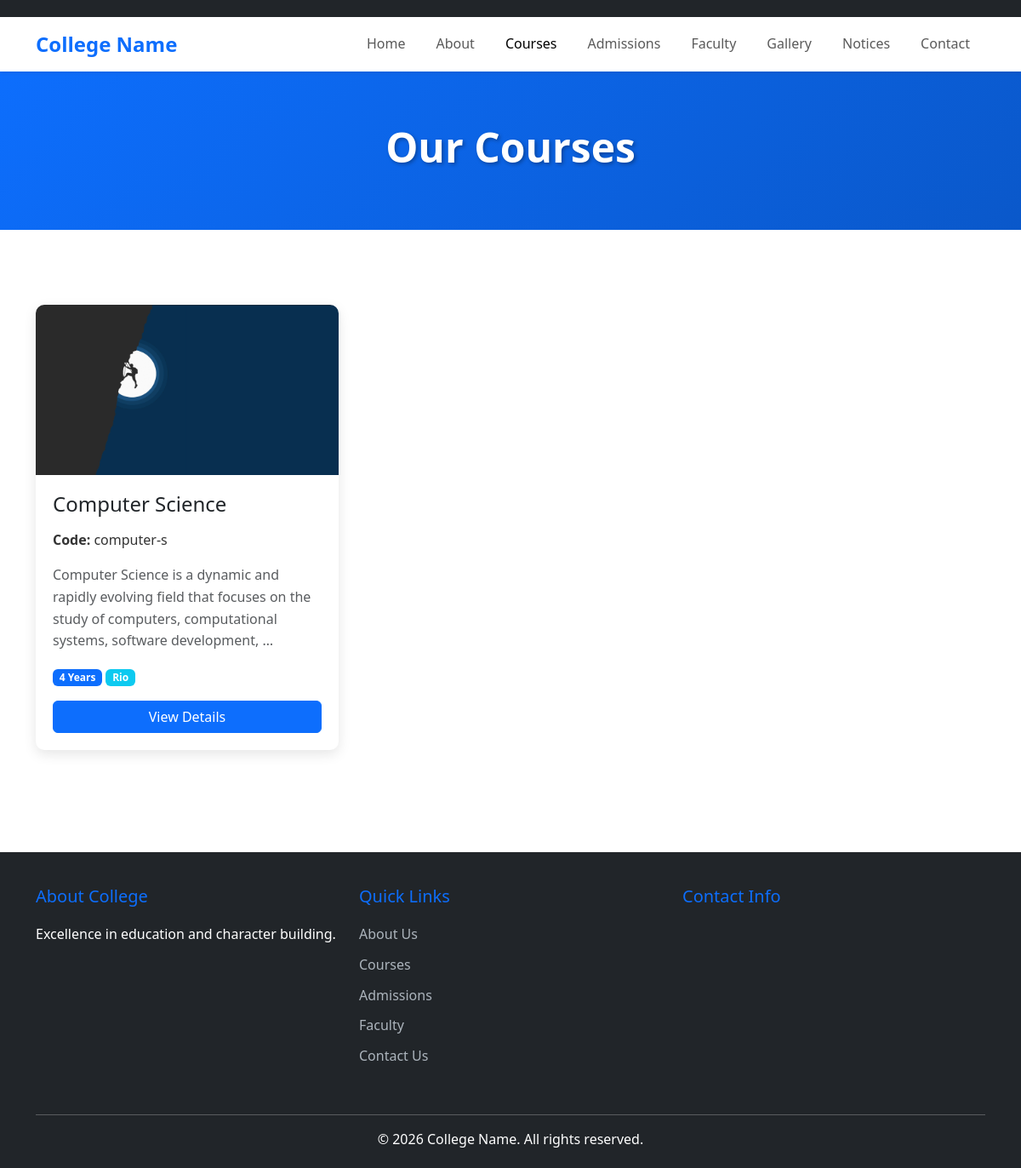
Page /courses/ on the committed database.
### main/models.py (models this page shows, shortened)
class Department(models.Model):
    name = models.CharField(max_length=100, help_text="Department name (e.g., Computer Science)")
    code = models.CharField(max_length=10, unique=True, help_text="Department code (e.g., CS, MBA)")
    description = models.TextField(help_text="Detailed description of the department")
    image = models.ImageField(upload_to='courses/', blank=True, null=True, help_text="Department image")
    hod_name = models.CharField(max_length=100, verbose_name="Head of Department", help_text="Name of HOD")
    duration = models.CharField(max_length=50, help_text="Course duration (e.g., 3 Years, 4 Years)")
    eligibility = models.TextField(help_text="Eligibility criteria for admission")
    created_at = models.DateTimeField(auto_now_add=True)
    updated_at = models.DateTimeField(auto_now=True)
    is_active = models.BooleanField(default=True, help_text="Is this department active?")
    class Meta:
        ordering = ['name']
        verbose_name = "Department"
        verbose_name_plural = "Departments"

### main/views.py (the view)
# urls.py: path('courses/', views.courses, name='courses'),
def courses(request):
    context = {
        'departments': Department.objects.filter(is_active=True),
    }
    return render(request, 'main/courses.html', context)

### main/templates/main/courses.html (shortened to what this page needs)
{% extends 'main/base.html' %}
{% load static %}
{% block content %}
<section class="page-header">
    <div class="container">
        <h1 class="text-center">Our Courses</h1>
    </div>
</section>
<section class="py-5">
    <div class="container">
        <div class="row">
            {% for dept in departments %}
            <div class="col-lg-4 col-md-6 mb-4">
                <div class="course-card">
                    {% if dept.image %}
                    <img src="{{ dept.image.url }}" alt="{{ dept.name }}">
                    {% else %}
                    <div class="course-placeholder">
                        <i class="bi bi-book"></i>
                    </div>
                    {% endif %}
                    <div class="course-content">
                        <h4>{{ dept.name }}</h4>
                        <p><strong>Code:</strong> {{ dept.code }}</p>
                        <p class="text-muted">{{ dept.description|truncatewords:20 }}</p>
                        <div class="mb-3">
                            <span class="badge bg-primary">{{ dept.duration }}</span>
                            <span class="badge bg-info">{{ dept.hod_name }}</span>
                        </div>
                        <a href="{% url 'course_detail' dept.code %}" class="btn btn-primary w-100">View Details</a>
                    </div>
                </div>
            </div>
            {% empty %}
            <div class="col-12">
                <p class="text-center">No courses available at the moment.</p>
            </div>
            {% endfor %}
        </div>
    </div>
</section>
{% endblock %}

### main/static/css/style.css (style rules this page uses)
:root { --primary-color: #0d6efd; --secondary-color: #6c757d; --success-color: #198754; --danger-color: #dc3545; --warning-color: #ffc107; --info-color: #0dcaf0; --dark-color: #212529; --light-color: #f8f9fa; }
* { margin: 0; padding: 0; box-sizing: border-box; }
body { font-family: 'Segoe UI', Tahoma, Geneva, Verdana, sans-serif; line-height: 1.6; color: #333; }
.course-card { background: white; border-radius: 10px; overflow: hidden; box-shadow: 0 5px 15px rgba(0, 0, 0, 0.1); transition: transform 0.3s, box-shadow 0.3s; height: 100%; }
.course-card img { width: 100%; height: 200px; object-fit: cover; }
.course-content { padding: 20px; }
.course-content h4 { margin-bottom: 15px; color: var(--dark-color); }
html { scroll-behavior: smooth; }
.page-header { background: linear-gradient(135deg, var(--primary-color) 0%, #0a58ca 100%); color: white; padding: 60px 0; margin-bottom: 40px; }
.page-header h1 { font-size: 48px; font-weight: 700; text-shadow: 2px 2px 4px rgba(0, 0, 0, 0.3); }

### rows in the picture
Department: image (picture), name "Computer Science", code "computer-s", description "Computer Science is a dynamic and rapidly evolving field that focuses on the study of computers, computational systems, software development, …", duration "4 Years", hod_name "Rio"
